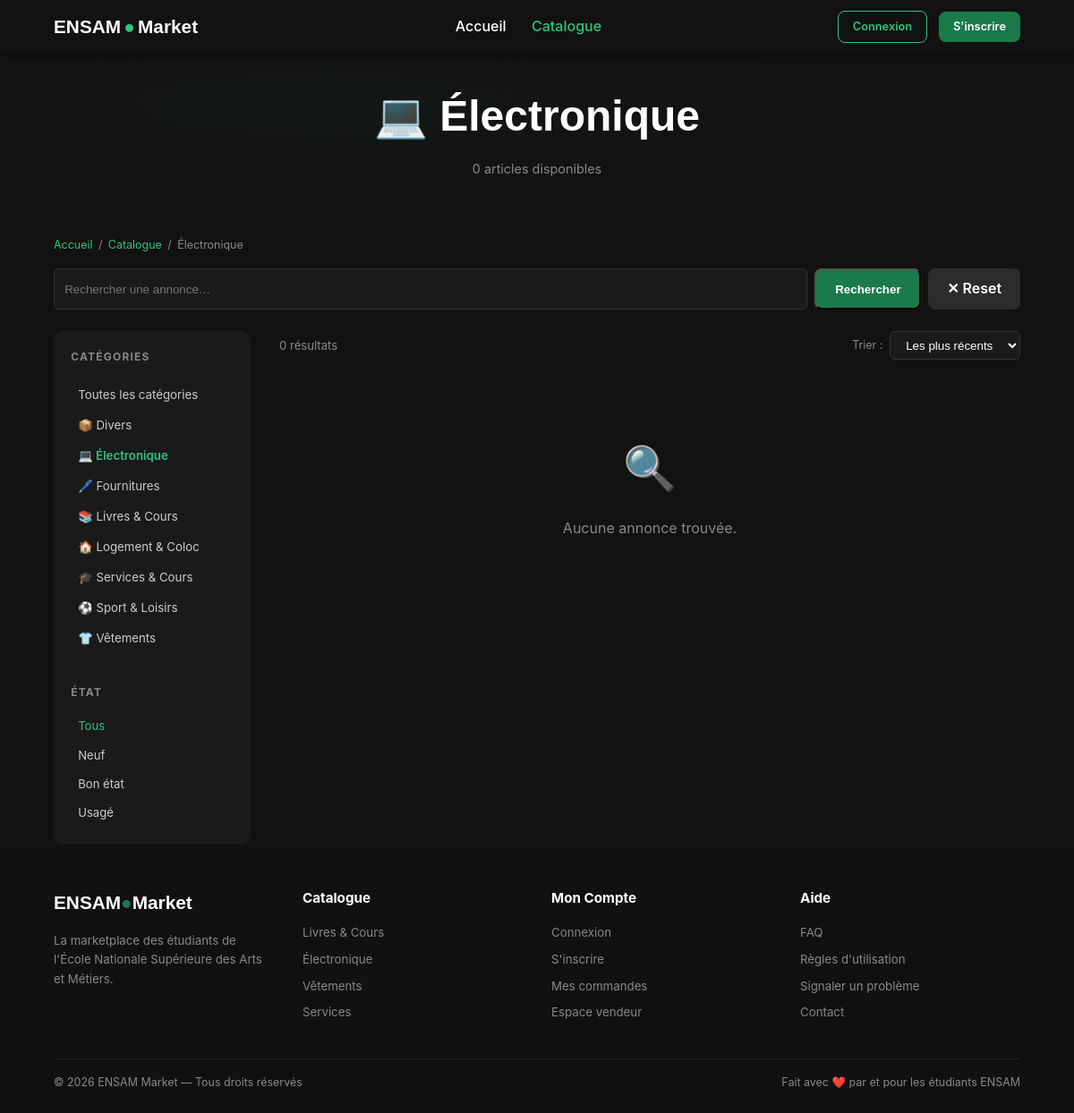
/shop.php?cat=electronique, run on the app's committed database.
### tables this page shows
CREATE TABLE categories (
  id    INT AUTO_INCREMENT PRIMARY KEY,
  name  VARCHAR(100) NOT NULL,
  slug  VARCHAR(100) NOT NULL UNIQUE,
  icon  VARCHAR(50)
);

### includes/functions.php (called while the page is built, shortened)
<?php
function e(string $str): string {
    return htmlspecialchars($str, ENT_QUOTES, 'UTF-8');
}
function sanitize(string $str): string {
    return trim(strip_tags($str));
}

### shop.php (the view, shortened to what this page needs)
<?php
require_once __DIR__ . '/includes/db.php';
require_once __DIR__ . '/includes/functions.php';
$catSlug   = sanitize($_GET['cat']   ?? '');
$sortBy    = sanitize($_GET['sort']  ?? 'new');
$search    = sanitize($_GET['q']     ?? '');
$condition = sanitize($_GET['cond']  ?? '');
$page      = max(1,(int)($_GET['page'] ?? 1));
$perPage   = 12;
$categories = $pdo->query("SELECT * FROM categories ORDER BY name")->fetchAll();
$currentCat = null;
if ($catSlug) {
    foreach ($categories as $c) { if ($c['slug'] === $catSlug) { $currentCat = $c; break; } }
}
$where  = ["p.status = 'active'"];
$params = [];
if ($currentCat) { $where[] = "p.category_id = ?"; $params[] = $currentCat['id']; }
$whereStr = 'WHERE ' . implode(' AND ', $where);
$orderStr = match($sortBy) {
    'price_asc'  => 'p.price ASC',
    'price_desc' => 'p.price DESC',
    'popular'    => 'p.views DESC',
    default      => 'p.created_at DESC',
};
$countStmt = $pdo->prepare("SELECT COUNT(*) FROM products p $whereStr");
$countStmt->execute($params);
$total    = (int)$countStmt->fetchColumn();
$offset   = ($page - 1) * $perPage;
$stmt = $pdo->prepare("
    SELECT p.*, c.name AS cat_name, c.slug AS cat_slug,
           u.nom, u.prenom, u.filiere
    FROM products p
    LEFT JOIN categories c ON c.id = p.category_id
    LEFT JOIN users u ON u.id = p.seller_id
    $whereStr
    ORDER BY $orderStr
    LIMIT $perPage OFFSET $offset
");
$stmt->execute($params);
$products = $stmt->fetchAll();
include 'includes/header.php';
?>
<!DOCTYPE html>
<html lang="en">
<head>
  <link rel="stylesheet" href="assets/css/style.css">
</body>
</html>
<div class="page-hero">
  <div class="container">
    <h1><?= $currentCat ? e($currentCat['icon'].' '.$currentCat['name']) : '🛍 Catalogue' ?></h1>
    <p><?= $total ?> article<?= $total!=1?'s':'' ?> disponible<?= $total!=1?'s':'' ?></p>
  </div>
</div>
<div class="page-wrap" style="padding-top:2rem;">
  <div class="container">
    <nav class="breadcrumb">
      <a href="/">Accueil</a><span class="sep">/</span>
      <a href="/shop.php">Catalogue</a>
      <?php if ($currentCat): ?><span class="sep">/</span><span><?= e($currentCat['name']) ?></span><?php endif; ?>
    </nav>
    <form method="get" action="/shop.php" style="margin-bottom:1.5rem;">
      <div style="display:flex;gap:.5rem;">
        <input class="form-control" type="text" name="q" value="<?= e($search) ?>" placeholder="Rechercher une annonce…" style="flex:1;"/>
        <button type="submit" class="btn btn-primary">Rechercher</button>
        <?php if ($search || $catSlug || $condition): ?>
        <a href="/shop.php" class="btn btn-secondary">✕ Reset</a>
        <?php endif; ?>
      </div>
    </form>
    <div style="display:flex;gap:2rem;align-items:flex-start;">
      <aside style="width:220px;flex-shrink:0;position:sticky;top:calc(var(--nav-h)+1rem);">
        <div class="card" style="padding:1.2rem;">
          <h3 style="font-size:.75rem;text-transform:uppercase;letter-spacing:.1em;color:var(--muted);margin-bottom:1rem;">Catégories</h3>
          <a href="/shop.php<?= $search ? '?q='.urlencode($search) : '' ?>" style="display:block;padding:.4rem .5rem;font-size:.83rem;border-radius:6px;color:<?= !$catSlug?'var(--green-lt)':'var(--text)' ?>;font-weight:<?= !$catSlug?'600':'400' ?>;">Toutes les catégories</a>
          <?php foreach ($categories as $cat): ?>
          <a href="/shop.php?cat=<?= e($cat['slug']) ?><?= $search ? '&q='.urlencode($search) : '' ?>" style="display:flex;align-items:center;gap:.5rem;padding:.4rem .5rem;font-size:.83rem;border-radius:6px;color:<?= $catSlug===$cat['slug']?'var(--green-lt)':'var(--text)' ?>;font-weight:<?= $catSlug===$cat['slug']?'600':'400' ?>;">
            <?= $cat['icon'] ?> <?= e($cat['name']) ?>
          </a>
          <?php endforeach; ?>
          <hr class="divider" />
          <h3 style="font-size:.75rem;text-transform:uppercase;letter-spacing:.1em;color:var(--muted);margin-bottom:.8rem;">État</h3>
          <?php foreach ([''=>'Tous','neuf'=>'Neuf','bon_etat'=>'Bon état','usage'=>'Usagé'] as $val => $label): ?>
          <a href="?<?= http_build_query(array_merge($_GET, ['cond'=>$val,'page'=>1])) ?>" style="display:block;padding:.35rem .5rem;font-size:.82rem;border-radius:6px;color:<?= $condition===$val?'var(--green-lt)':'var(--text)' ?>;">
            <?= $label ?>
          </a>
          <?php endforeach; ?>
        </div>
      </aside>
      <div style="flex:1;min-width:0;">
        <div style="display:flex;justify-content:space-between;align-items:center;margin-bottom:1.2rem;flex-wrap:wrap;gap:.8rem;">
          <span style="font-size:.82rem;color:var(--muted);"><?= $total ?> résultat<?= $total!=1?'s':'' ?></span>
          <form method="get" style="display:flex;align-items:center;gap:.5rem;">
            <span style="font-size:.78rem;color:var(--muted);">Trier :</span>
            <select class="form-control" name="sort" style="width:auto;padding:.4rem .8rem;" onchange="this.form.submit()">
              <option value="new"        <?= $sortBy==='new'        ? 'selected':'' ?>>Les plus récents</option>
            </select>
          </form>
        </div>
        <?php if (empty($products)): ?>
        <div style="text-align:center;padding:4rem;color:var(--muted);">
          <div style="font-size:3rem;margin-bottom:1rem;">🔍</div>
          <p>Aucune annonce trouvée.</p>
        </div>
        <?php endif; ?>
      </div>
    </div>
  </div>
</div>
</head>
<body>
<?php include 'includes/footer.php'; ?>

### assets/css/style.css (style rules this page uses)
:root { --green: #1a7a4a; --green-lt: #2fc47c; --white: #ffffff; --text: #cccccc; --muted: #888888; --deep: #121212; --light: #f5f5f5; --font-head: 'Poppins', sans-serif; --font-body: 'Inter', sans-serif; --nav-h: 60px; }
* { margin: 0; padding: 0; box-sizing: border-box; }
body { font-family: var(--font-body); background-color: var(--deep); color: var(--text); line-height: 1.6; }
a { text-decoration: none; color: inherit; }
.container { width: 90%; max-width: 1200px; margin: 0 auto; }
.btn { display: inline-block; padding: 0.65rem 1.3rem; border-radius: 8px; font-weight: 600; transition: all 0.3s ease; cursor: pointer; text-align: center; }
.btn-primary { background-color: var(--green); color: var(--white); }
.btn-secondary { background-color: #2c2c2c; color: var(--white); }
.page-hero { background: radial-gradient(ellipse 70% 60% at 30% 50%, rgba(26,122,74,.05) 0%, transparent 70%); padding: calc(var(--nav-h) + 2rem) 0 2rem; color: var(--white); text-align: center; }
.page-hero h1 { font-family: var(--font-head); font-size: clamp(2rem, 6vw, 3rem); font-weight: 800; margin-bottom: 0.5rem; }
.page-hero p { font-size: 0.9rem; color: var(--muted); }
.breadcrumb { display: flex; align-items: center; gap: 0.4rem; font-size: 0.78rem; margin-bottom: 1rem; color: var(--muted); }
.breadcrumb a { color: var(--green-lt); transition: color 0.3s; }
.breadcrumb .sep { color: var(--muted); }
.page-wrap aside .card { background: #1a1a1a; border-radius: 12px; padding: 1rem; }
.page-wrap aside a { display: block; padding: 0.35rem 0.5rem; border-radius: 6px; font-size: 0.82rem; color: var(--text); transition: background 0.3s, color 0.3s; }
.page-wrap aside h3 { font-size: 0.75rem; text-transform: uppercase; letter-spacing: 0.1em; color: var(--muted); margin-bottom: 0.8rem; }
.divider { border: 0; border-top: 1px solid #222; margin: 1rem 0; }
.form-control { background: #1a1a1a; border: 1px solid #333; border-radius: 6px; padding: 0.45rem 0.7rem; color: var(--white); }

### data on the page
categories: icon+name "💻 Électronique", name "Électronique", icon "💻"
categories: icon "📦", name "Divers"
categories: icon "🖊️", name "Fournitures"
categories: icon "📚", name "Livres & Cours"
categories: icon "🏠", name "Logement & Coloc"
categories: icon "🎓", name "Services & Cours"
categories: icon "⚽", name "Sport & Loisirs"
categories: icon "👕", name "Vêtements"

### other printed values
$total "0"
$label "Tous"
$label "Neuf"
$label "Bon état"
$label "Usagé"
